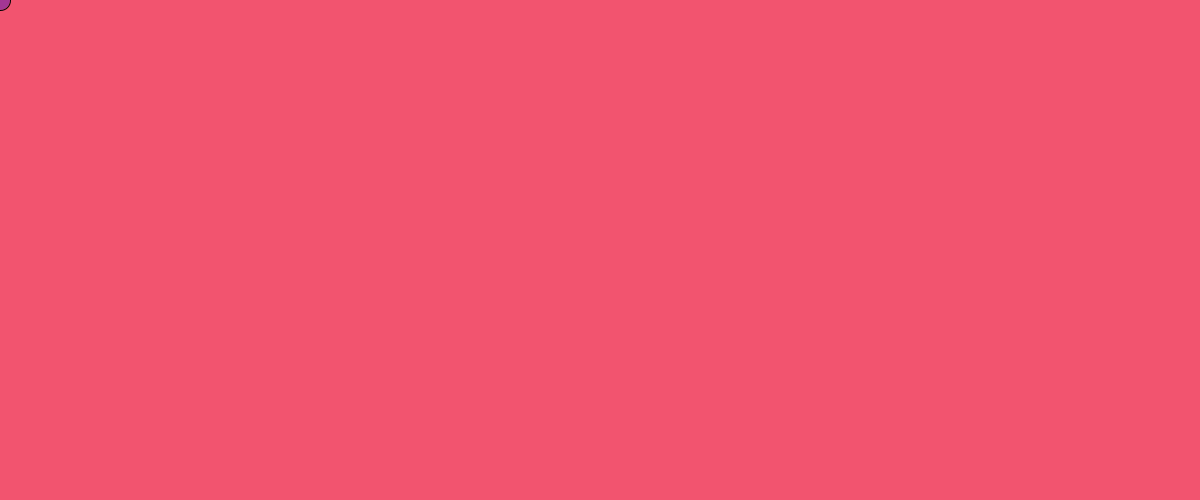
Frame 1 (no input)
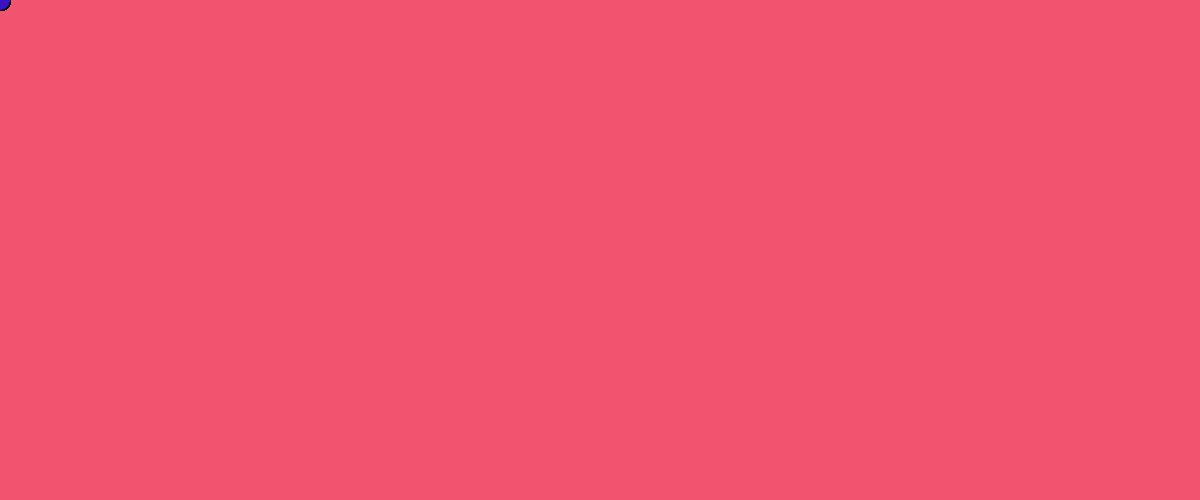
Frame 60 (the mouse pressed at the canvas centre just before this capture)
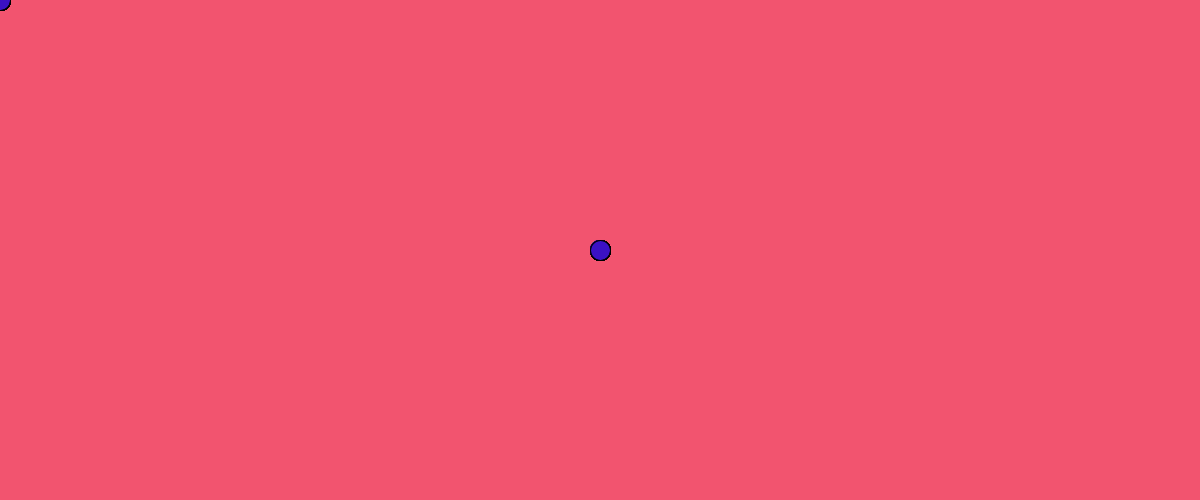
Frame 120 (the mouse held since frame 60 and released just before this capture)

The Processing sketch that drew these frames (run headless with seeded random() and noise(); from frame 60 on, the mouse is pressed at the canvas centre):

// Processing sketch: bluecontamination
// ── bluecontamination.pde
int r = int(random(41,70));
int g = int(random(10,40));
int b = int(random(124,200));

void setup(){
  size(1200,500);
  background(#F2546F);
}

void draw(){
  fill(r,g,b,random(100,150));
  ellipse(mouseX,mouseY,20,20);
  
}
